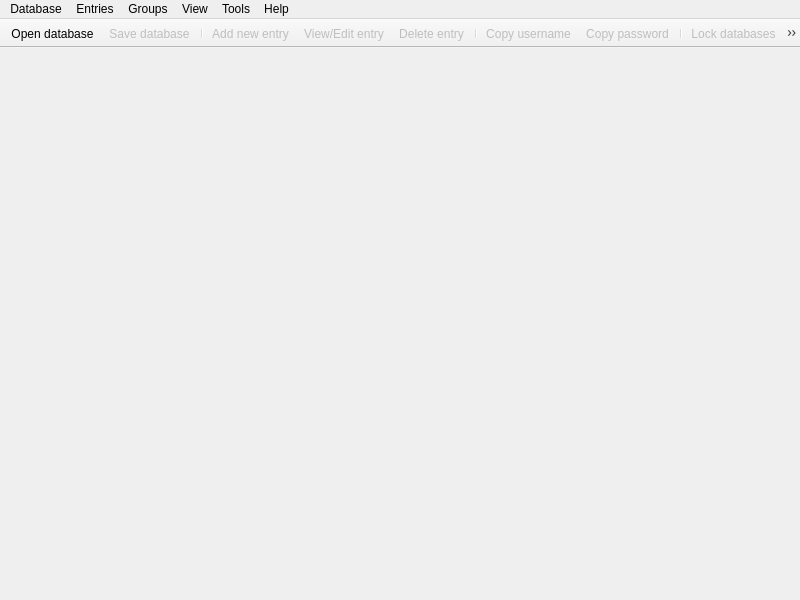
<?xml version="1.0" encoding="UTF-8"?>
<ui version="4.0">
 <class>MainWindow</class>
 <widget class="QMainWindow" name="MainWindow">
  <property name="geometry">
   <rect>
    <x>0</x>
    <y>0</y>
    <width>800</width>
    <height>600</height>
   </rect>
  </property>
  <property name="windowTitle">
   <string notr="true">KeePassX</string>
  </property>
  <widget class="QWidget" name="centralwidget">
   <layout class="QVBoxLayout" name="verticalLayout">
    <property name="leftMargin">
     <number>0</number>
    </property>
    <property name="topMargin">
     <number>0</number>
    </property>
    <property name="rightMargin">
     <number>0</number>
    </property>
    <property name="bottomMargin">
     <number>0</number>
    </property>
    <item>
     <widget class="QStackedWidget" name="stackedWidget">
      <property name="currentIndex">
       <number>2</number>
      </property>
      <widget class="QWidget" name="pageDatabase">
       <layout class="QVBoxLayout" name="verticalLayout_2">
        <property name="leftMargin">
         <number>0</number>
        </property>
        <property name="topMargin">
         <number>0</number>
        </property>
        <property name="rightMargin">
         <number>0</number>
        </property>
        <property name="bottomMargin">
         <number>0</number>
        </property>
        <item>
         <widget class="DatabaseTabWidget" name="tabWidget">
          <property name="currentIndex">
           <number>-1</number>
          </property>
          <property name="tabsClosable">
           <bool>true</bool>
          </property>
          <property name="movable">
           <bool>true</bool>
          </property>
         </widget>
        </item>
       </layout>
      </widget>
      <widget class="QWidget" name="pageSettings">
       <layout class="QVBoxLayout" name="verticalLayout_3">
        <property name="leftMargin">
         <number>0</number>
        </property>
        <property name="topMargin">
         <number>0</number>
        </property>
        <property name="rightMargin">
         <number>0</number>
        </property>
        <property name="bottomMargin">
         <number>0</number>
        </property>
        <item>
         <widget class="SettingsWidget" name="settingsWidget" native="true"/>
        </item>
       </layout>
      </widget>
      <widget class="QWidget" name="pageWelcome">
       <layout class="QVBoxLayout" name="verticalLayout_5">
        <item>
         <widget class="WelcomeWidget" name="welcomeWidget" native="true"/>
        </item>
       </layout>
      </widget>
     </widget>
    </item>
   </layout>
  </widget>
  <widget class="QMenuBar" name="menubar">
   <property name="geometry">
    <rect>
     <x>0</x>
     <y>0</y>
     <width>800</width>
     <height>22</height>
    </rect>
   </property>
   <widget class="QMenu" name="menuFile">
    <property name="title">
     <string>Database</string>
    </property>
    <addaction name="actionDatabaseNew"/>
    <addaction name="actionDatabaseOpen"/>
    <addaction name="actionDatabaseSave"/>
    <addaction name="actionDatabaseSaveAs"/>
    <addaction name="actionDatabaseClose"/>
    <addaction name="separator"/>
    <addaction name="actionChangeMasterKey"/>
    <addaction name="actionChangeDatabaseSettings"/>
    <addaction name="separator"/>
    <addaction name="actionImportKeePass1"/>
    <addaction name="actionExportCsv"/>
    <addaction name="actionRepairDatabase"/>
    <addaction name="separator"/>
    <addaction name="actionQuit"/>
   </widget>
   <widget class="QMenu" name="menuHelp">
    <property name="title">
     <string>Help</string>
    </property>
    <addaction name="actionAbout"/>
   </widget>
   <widget class="QMenu" name="menuEntries">
    <property name="title">
     <string>Entries</string>
    </property>
    <widget class="QMenu" name="menuEntryCopyAttribute">
     <property name="enabled">
      <bool>false</bool>
     </property>
     <property name="title">
      <string>Copy attribute to clipboard</string>
     </property>
     <addaction name="actionEntryCopyTitle"/>
     <addaction name="actionEntryCopyURL"/>
     <addaction name="actionEntryCopyNotes"/>
     <addaction name="separator"/>
    </widget>
    <addaction name="actionEntryNew"/>
    <addaction name="actionEntryClone"/>
    <addaction name="actionEntryEdit"/>
    <addaction name="actionEntryDelete"/>
    <addaction name="actionEntryCopyUsername"/>
    <addaction name="actionEntryCopyPassword"/>
    <addaction name="menuEntryCopyAttribute"/>
    <addaction name="actionEntryAutoType"/>
    <addaction name="actionEntryOpenUrl"/>
    <addaction name="actionSearch"/>
   </widget>
   <widget class="QMenu" name="menuGroups">
    <property name="title">
     <string>Groups</string>
    </property>
    <addaction name="actionGroupNew"/>
    <addaction name="actionGroupEdit"/>
    <addaction name="actionGroupDelete"/>
   </widget>
   <widget class="QMenu" name="menuTools">
    <property name="title">
     <string>Tools</string>
    </property>
    <addaction name="actionLockDatabases"/>
    <addaction name="actionSettings"/>
   </widget>
   <widget class="QMenu" name="menuView">
    <property name="title">
     <string>View</string>
    </property>
   </widget>
   <addaction name="menuFile"/>
   <addaction name="menuEntries"/>
   <addaction name="menuGroups"/>
   <addaction name="menuView"/>
   <addaction name="menuTools"/>
   <addaction name="menuHelp"/>
  </widget>
  <widget class="QToolBar" name="toolBar">
   <property name="movable">
    <bool>false</bool>
   </property>
   <attribute name="toolBarArea">
    <enum>TopToolBarArea</enum>
   </attribute>
   <attribute name="toolBarBreak">
    <bool>false</bool>
   </attribute>
   <addaction name="actionDatabaseOpen"/>
   <addaction name="actionDatabaseSave"/>
   <addaction name="separator"/>
   <addaction name="actionEntryNew"/>
   <addaction name="actionEntryEdit"/>
   <addaction name="actionEntryDelete"/>
   <addaction name="separator"/>
   <addaction name="actionEntryCopyUsername"/>
   <addaction name="actionEntryCopyPassword"/>
   <addaction name="separator"/>
   <addaction name="actionLockDatabases"/>
   <addaction name="actionSearch"/>
  </widget>
  <action name="actionQuit">
   <property name="text">
    <string>Quit</string>
   </property>
  </action>
  <action name="actionAbout">
   <property name="text">
    <string>About</string>
   </property>
  </action>
  <action name="actionDatabaseOpen">
   <property name="text">
    <string>Open database</string>
   </property>
  </action>
  <action name="actionDatabaseSave">
   <property name="enabled">
    <bool>false</bool>
   </property>
   <property name="text">
    <string>Save database</string>
   </property>
  </action>
  <action name="actionDatabaseClose">
   <property name="enabled">
    <bool>false</bool>
   </property>
   <property name="text">
    <string>Close database</string>
   </property>
  </action>
  <action name="actionDatabaseNew">
   <property name="text">
    <string>New database</string>
   </property>
  </action>
  <action name="actionEntryNew">
   <property name="enabled">
    <bool>false</bool>
   </property>
   <property name="text">
    <string>Add new entry</string>
   </property>
  </action>
  <action name="actionEntryEdit">
   <property name="enabled">
    <bool>false</bool>
   </property>
   <property name="text">
    <string>View/Edit entry</string>
   </property>
  </action>
  <action name="actionEntryDelete">
   <property name="enabled">
    <bool>false</bool>
   </property>
   <property name="text">
    <string>Delete entry</string>
   </property>
  </action>
  <action name="actionGroupNew">
   <property name="enabled">
    <bool>false</bool>
   </property>
   <property name="text">
    <string>Add new group</string>
   </property>
  </action>
  <action name="actionGroupEdit">
   <property name="enabled">
    <bool>false</bool>
   </property>
   <property name="text">
    <string>Edit group</string>
   </property>
  </action>
  <action name="actionGroupDelete">
   <property name="enabled">
    <bool>false</bool>
   </property>
   <property name="text">
    <string>Delete group</string>
   </property>
  </action>
  <action name="actionDatabaseSaveAs">
   <property name="enabled">
    <bool>false</bool>
   </property>
   <property name="text">
    <string>Save database as</string>
   </property>
  </action>
  <action name="actionChangeMasterKey">
   <property name="enabled">
    <bool>false</bool>
   </property>
   <property name="text">
    <string>Change master key</string>
   </property>
  </action>
  <action name="actionChangeDatabaseSettings">
   <property name="enabled">
    <bool>false</bool>
   </property>
   <property name="text">
    <string>Database settings</string>
   </property>
   <property name="toolTip">
    <string>Database settings</string>
   </property>
  </action>
  <action name="actionImportKeePass1">
   <property name="text">
    <string>Import KeePass 1 database</string>
   </property>
  </action>
  <action name="actionEntryClone">
   <property name="enabled">
    <bool>false</bool>
   </property>
   <property name="text">
    <string>Clone entry</string>
   </property>
  </action>
  <action name="actionSearch">
   <property name="enabled">
    <bool>false</bool>
   </property>
   <property name="text">
    <string>Find</string>
   </property>
  </action>
  <action name="actionEntryCopyUsername">
   <property name="enabled">
    <bool>false</bool>
   </property>
   <property name="text">
    <string>Copy username</string>
   </property>
   <property name="toolTip">
    <string>Copy username to clipboard</string>
   </property>
  </action>
  <action name="actionEntryCopyPassword">
   <property name="enabled">
    <bool>false</bool>
   </property>
   <property name="text">
    <string>Copy password</string>
   </property>
   <property name="toolTip">
    <string>Copy password to clipboard</string>
   </property>
  </action>
  <action name="actionSettings">
   <property name="text">
    <string>Settings</string>
   </property>
  </action>
  <action name="actionEntryAutoType">
   <property name="enabled">
    <bool>false</bool>
   </property>
   <property name="text">
    <string>Perform Auto-Type</string>
   </property>
  </action>
  <action name="actionEntryOpenUrl">
   <property name="enabled">
    <bool>false</bool>
   </property>
   <property name="text">
    <string>Open URL</string>
   </property>
  </action>
  <action name="actionLockDatabases">
   <property name="enabled">
    <bool>false</bool>
   </property>
   <property name="text">
    <string>Lock databases</string>
   </property>
  </action>
  <action name="actionEntryCopyTitle">
   <property name="enabled">
    <bool>false</bool>
   </property>
   <property name="text">
    <string>Title</string>
   </property>
  </action>
  <action name="actionEntryCopyURL">
   <property name="enabled">
    <bool>false</bool>
   </property>
   <property name="text">
    <string>URL</string>
   </property>
  </action>
  <action name="actionEntryCopyNotes">
   <property name="enabled">
    <bool>false</bool>
   </property>
   <property name="text">
    <string>Notes</string>
   </property>
  </action>
  <action name="actionExportCsv">
   <property name="enabled">
    <bool>false</bool>
   </property>
   <property name="text">
    <string>Export to CSV file</string>
   </property>
  </action>
  <action name="actionRepairDatabase">
   <property name="text">
    <string>Repair database</string>
   </property>
  </action>
 </widget>
 <customwidgets>
  <customwidget>
   <class>DatabaseTabWidget</class>
   <extends>QTabWidget</extends>
   <header>gui/DatabaseTabWidget.h</header>
   <container>1</container>
  </customwidget>
  <customwidget>
   <class>SettingsWidget</class>
   <extends>QWidget</extends>
   <header>gui/SettingsWidget.h</header>
   <container>1</container>
  </customwidget>
  <customwidget>
   <class>WelcomeWidget</class>
   <extends>QWidget</extends>
   <header>gui/WelcomeWidget.h</header>
   <container>1</container>
  </customwidget>
 </customwidgets>
 <resources/>
 <connections/>
</ui>
